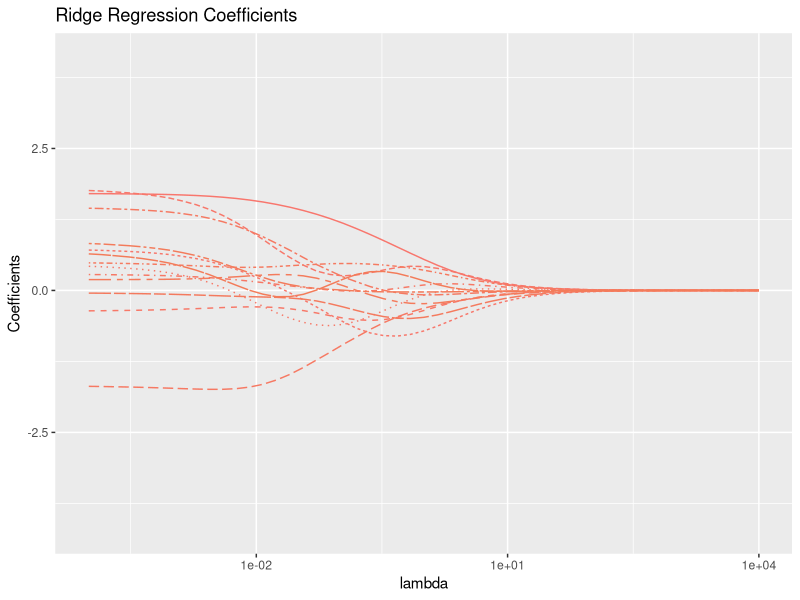
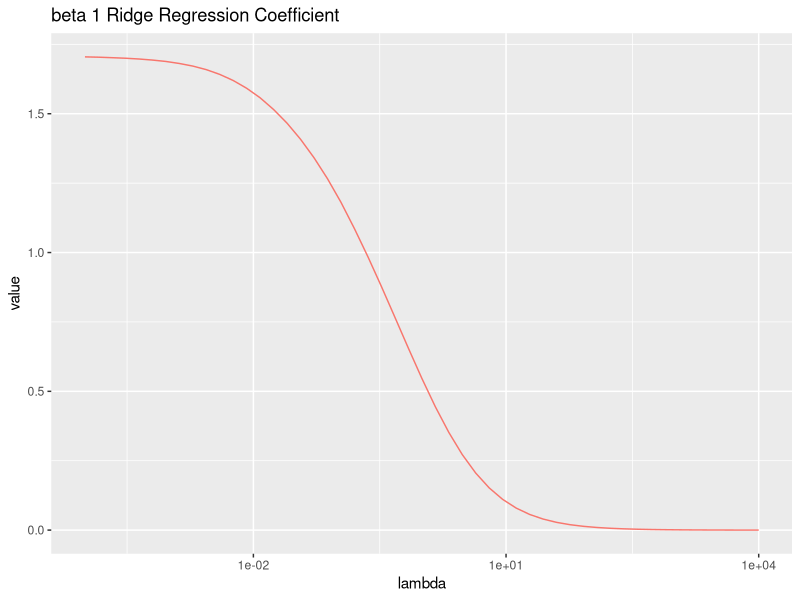
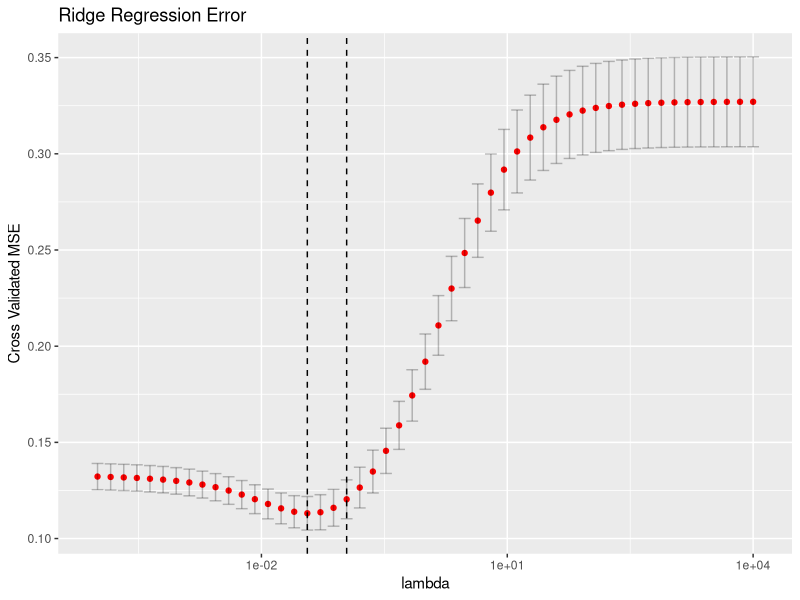
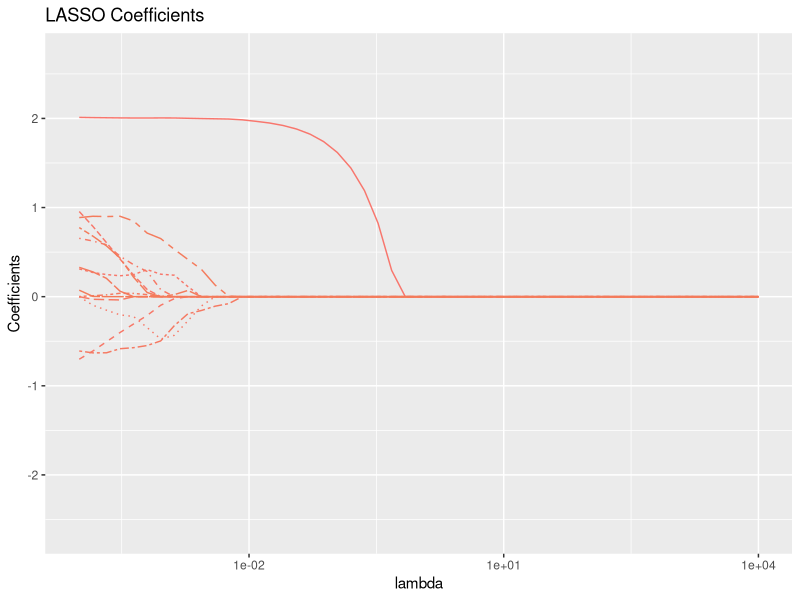

These figures' R source, in order: (Note: this script raises an error after producing the figures.)
## ---- chunk 1
library(tidyverse)
library(glmnet) # this provides ridge regression
## ---- chunk 2
set.seed(100)

# number of observations
n = 500
# total number of predictors
p = 600
# the x1 predictor and y
x1 <- runif(0,1,n=n)
y <- 1 + 2 * x1 + 0.1 * rnorm(n) #true model, \beta_0 = 1, \beta_1 = 2

# fill the other p-1 variables with Gaussian noise by
# first populating a matrix
x_rest <- matrix(0.01 * rnorm(n *(p-1)), n, p-1)
# then we name the columns using colnames and paste
colnames(x_rest) <- paste("x",2:p, sep="")
# now we glue the columns together into a single matrix
data.matrix <- cbind(x1, x_rest, y)

# this reinterprets the matrix as a data frame
data.df <- as_tibble(data.matrix)
## ---- chunk 3
X = model.matrix(y~., data.df)[,-1] # -1 omits the first column, corresponding to the intercept, this handles scaling
## ---- chunk 4
X
## ---- chunk 5
low = -4;
high = 4;
lambda.grid = 10^seq(high, low,length = 51); # decreasing order
lambda.grid
## ---- chunk 6
ridge.fit = glmnet(X,y, alpha = 0, lambda = lambda.grid)
ridge.fit
## ---- chunk 7
beta = as.matrix(coef(ridge.fit))
beta.df = as_tibble(beta)
beta.df$coef = row.names(beta)
beta.df
## ---- chunk 8
# spread out
beta.df.long = gather(beta.df,key=case,value,-coef)
# relabel columns
beta.df.long$case = as.integer(gsub("s", "", beta.df.long$case))
beta.df.long$lambda =ridge.fit$lambda[beta.df.long$case+1]
beta.df.long
## ---- chunk 9
# plot all coefficients
beta.plt = ggplot(beta.df.long[beta.df.long$coef!="(Intercept)",], 
                   aes(x=lambda, y=value,color = coef,linetype = coef)) + 
  geom_line() + theme(legend.position="none") +
  scale_x_log10()  + ggtitle("Ridge Regression Coefficients") + ylab("Coefficients")
print(beta.plt)
## ---- chunk 10
beta1.plt= ggplot(beta.df.long[beta.df.long$coef=="x1",], 
                  aes(x=lambda, y=value,
color = coef, linetype = coef)) +
geom_line() + theme(legend.position="none") +
ggtitle("beta 1 Ridge Regression Coefficient") +
scale_x_log10()
print(beta1.plt)
## ---- chunk 11
predict(ridge.fit, s=1000, newx=t(runif(p))) 
## ---- chunk 12
mean(y)
## ---- chunk 13
predict(ridge.fit, s=.1, newx=t(runif(p)))
## ---- chunk 14
cv.ridge = cv.glmnet(X, y, alpha = 0, lambda = lambda.grid)
## ---- chunk 15
cv.ridge
## ---- chunk 16
# visualize using ggplot2
cv.df=tibble(lambda=cv.ridge$lambda, 
            cvm=cv.ridge$cvm, 
            cvlo=cv.ridge$cvlo,
            cvup=cv.ridge$cvup)

cv.plt = ggplot(cv.df) + geom_point(aes(x=lambda,y=cvm),color="red") +
geom_errorbar(aes(x=lambda, ymin=cvlo, ymax=cvup),alpha = .25) +
geom_vline(xintercept = cv.ridge$lambda.min,linetype = "dashed")+
geom_vline(xintercept = cv.ridge$lambda.1se,linetype = "dashed")+
ggtitle("Ridge Regression Error") +
ylab("Cross Validated MSE") +
scale_x_log10()
print(cv.plt)
## ---- chunk 17
beta.minimal = predict(ridge.fit, type = "coefficients", s = cv.ridge$lambda.min)
beta.minimal[1:10]
## ---- chunk 18
lasso.fit = glmnet(X,y, alpha = 1, lambda = lambda.grid)
lasso.fit
## ---- chunk 19
beta.lasso = as.matrix(coef(lasso.fit))
beta.lasso.df = as_tibble(beta.lasso)
beta.lasso.df$coef = row.names(beta.lasso)
beta.lasso.df
## ---- chunk 20
# spread out
beta.lasso.df.long = gather(beta.lasso.df,key=case,value,-coef)
# relabel columns
beta.lasso.df.long$case = as.integer(gsub("s", "", beta.lasso.df.long$case))
beta.lasso.df.long$lambda =lasso.fit$lambda[beta.lasso.df.long$case+1]
beta.lasso.df.long
## ---- chunk 21
# plot all coefficients
beta.lasso.plt = ggplot(beta.lasso.df.long[beta.lasso.df.long$coef!="(Intercept)",], 
                   aes(x=lambda, y=value,color = coef,linetype = coef)) + 
  geom_line() + theme(legend.position="none") +
  scale_x_log10()  + 
  ggtitle("LASSO Coefficients") + 
  ylab("Coefficients")
print(beta.lasso.plt)
## ---- chunk 22
beta.lasso.minimal = predict(lasso.fit, type = "coefficients", s = cv.lasso$lambda.min)
beta.lasso.minimal[1:10]
## ---- chunk 23
cv.lasso = cv.glmnet(X, y, alpha = 1, lambda = lambda.grid)
## ---- chunk 24
cv.lasso.df=tibble(lambda=cv.lasso$lambda, 
            cvm=cv.lasso$cvm, 
            cvlo=cv.lasso$cvlo,
            cvup=cv.lasso$cvup)

cv.plt = ggplot(cv.lasso.df) + geom_point(aes(x=lambda,y=cvm),color="red") +
geom_errorbar(aes(x=lambda, ymin=cvlo, ymax=cvup),alpha = .25) +
geom_vline(xintercept = cv.lasso$lambda.min,linetype = "dashed")+
geom_vline(xintercept = cv.lasso$lambda.1se,linetype = "dashed")+
ggtitle("LASSO Error") +
ylab("Cross Validated MSE") +
scale_x_log10()
print(cv.plt)
## ---- chunk 25
library(mvtnorm)
library(tidyverse)
set.seed(100)
mu <- c(3,-5)
sigma <- matrix(c(2, 1, 1, 2), nrow=2)
xy.samples <- as_tibble(rmvnorm(10^3, mean = mu, sigma = sigma))
colnames(xy.samples) <- c("x","y")
xy.plt <- ggplot(data=xy.samples,
mapping = aes(x=x,y=y)) +geom_point()
print(xy.plt)
## ---- chunk 26

set.seed(100)

mu1 <- c(2,-4)
sigma1 <- matrix(c(2, 1, 1, 2), nrow=2)

mu2 <- c(-1,2)
sigma2 <- matrix(c(3, -0.1, -0.1, 3), nrow=2)


samples1 <- rmvnorm(10^3, mean = mu1, sigma = sigma1)
samples2 <- rmvnorm(10^3, mean = mu2, sigma = sigma2)

clusters.samples <- as_tibble(rbind(samples1, samples2))
colnames(clusters.samples) <- c("x","y")
clusters.plt <- ggplot(data=clusters.samples, 
                 mapping = aes(x=x,y=y)) +geom_point()
print(clusters.plt)
